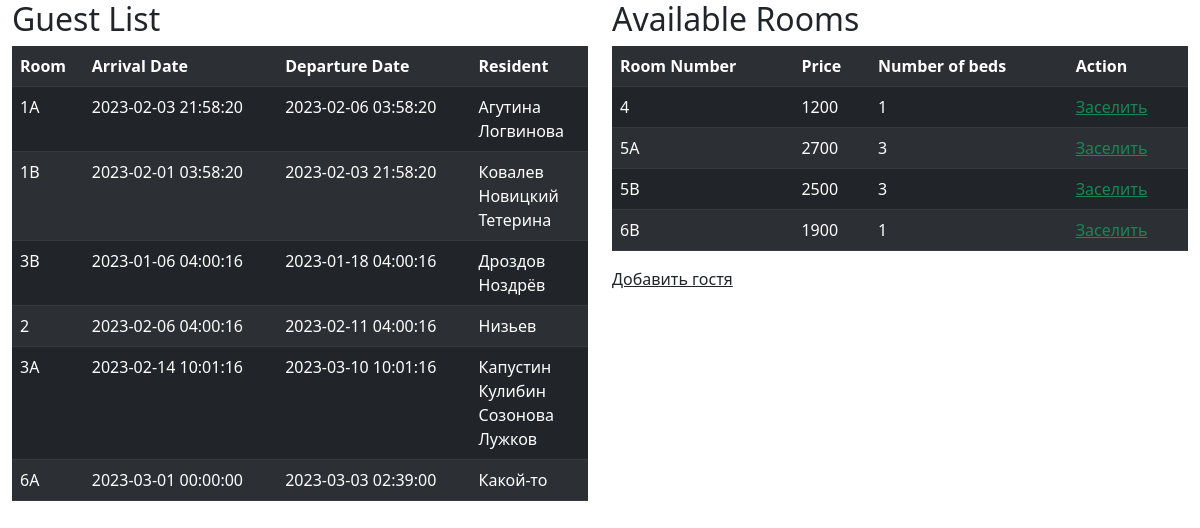
Before: / with the older database file.
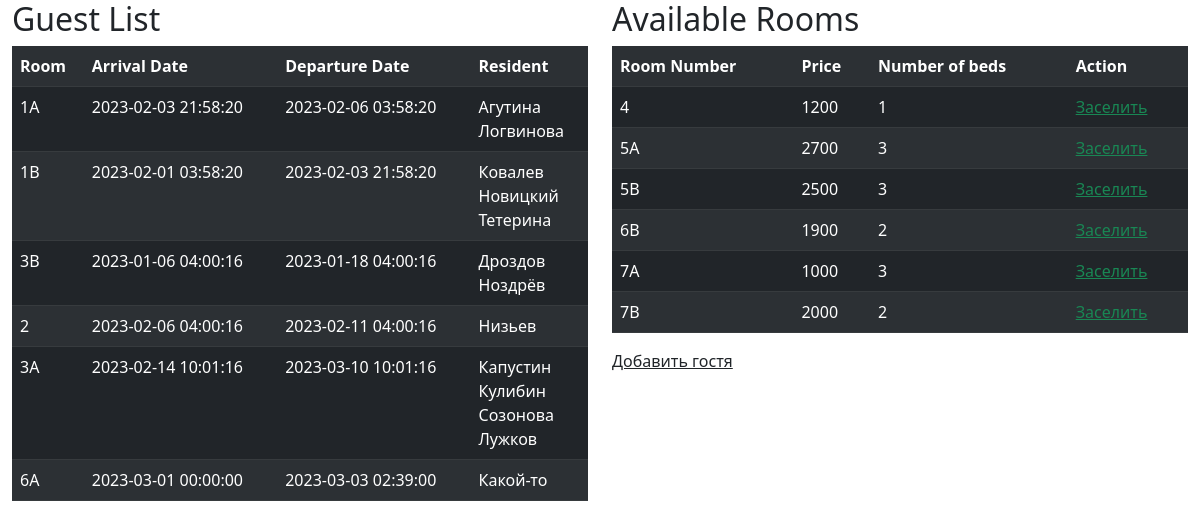
After: the same page with the newer database file.
### tables this page shows
CREATE TABLE `resident` (
  `id` int(11) NOT NULL,
  `surname` varchar(30) NOT NULL,
  `name` varchar(30) NOT NULL,
  `middlename` varchar(30) NOT NULL,
  `passport` varchar(10) NOT NULL,
  `phone_number` varchar(15) NOT NULL,
  `sex` tinyint(1) DEFAULT 1
);

CREATE TABLE `room` (
  `room_number` varchar(10) NOT NULL,
  `price_per_day` decimal(5,0) NOT NULL,
  `isBusy` tinyint(1) NOT NULL DEFAULT 0,
  `number_of_beds` int(3) NOT NULL
);

CREATE TABLE `accommodation` (
  `id` int(11) NOT NULL,
  `room_number` varchar(10) DEFAULT NULL,
  `check_in_date` datetime DEFAULT NULL,
  `check_out_date` datetime DEFAULT NULL,
  `bill` decimal(8,2) DEFAULT NULL
);

### index.php (the view, shortened to what this page needs)
<?php require_once 'config/dbconnect.php'; ?>
<!doctype html>
<html lang="en">
<head>
    <link href="https://cdn.jsdelivr.net/npm/bootstrap@5.3.0-alpha1/dist/css/bootstrap.min.css" rel="stylesheet">
</head>
<body>
<div class="container-fluid">
    <div class="row">
        <div class="col-sm">
            <h2>Guest List</h2>
            <table class="table table-dark table-striped">
                <tr>
                    <th>Room</th>
                    <th>Arrival Date</th>
                    <th>Departure Date</th>
                    <th>Resident</th>
                </tr>
            <?php
            $resInAcc = 'SELECT resident.surname, room.room_number, accommodation.check_in_date, accommodation.check_out_date
                         FROM residents_in_accommodation JOIN resident ON residents_in_accommodation.id_resident = resident.id
                         JOIN accommodation ON residents_in_accommodation.id_accommodation = accommodation.id
                         JOIN room ON accommodation.room_number = room.room_number;';
            $resInAcc = mysqli_query($mysqli, $resInAcc);
            $prev_res_room = null;
            while ($row = mysqli_fetch_assoc($resInAcc)) {
                if ($row['room_number'] != $prev_res_room) {
                    echo '<tr>';
                    echo '<td>' . $row['room_number'] . '</td>';
                    echo '<td>' . $row['check_in_date'] . '</td>';
                    echo '<td>' . $row['check_out_date'] . '</td>';
                    echo '<td>';
                }
                echo $row['surname'];
                echo "<br>";
                $prev_res_room = $row['room_number'];
            }
            ?>
            </table>
        </div>
        <div class="col-sm">
            <h2>Available Rooms</h2>
            <table class="table table-dark table-striped">
                <tr>
                    <th>Room Number</th>
                    <th>Price</th>
                    <th>Number of beds</th>
                    <th>Action</th>
                </tr>
            <?php
            $query = 'SELECT * FROM room WHERE isBusy = 0;';
            $res = mysqli_query($mysqli, $query);
            while ($row = mysqli_fetch_assoc($res)) {
                echo '<tr>';
                echo '<td>'.$row['room_number'].'</td>';
                echo '<td>'.$row['price_per_day'].'</td>';
                echo '<td>'.$row['number_of_beds'].'</td>';
                echo '<td><a class="link-success" href="forms/add-acc-form.php?id='.$row['room_number'].'">Заселить</a></td>';
                echo '</tr>';
            }
            ?>
            </table>
            <a class="link-dark" href="forms/add-res-form.php">Добавить гостя</a>
        </div>
    </div>
</div>
</body>
</html>

Changed rows visible on the page:
changed room "6B": number_of_beds "1" → "2"
added room: room_number "7A", price_per_day "1000", number_of_beds "3"
added room: room_number "7B", price_per_day "2000", number_of_beds "2"
